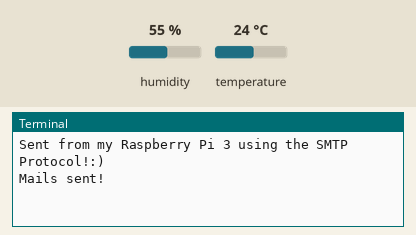
Bench run of a program on a simulated Raspberry Pi (BCM pin numbers). On the bench: the last lines printed to the terminal. Inputs (shaded band) come from the test bench; at power-on: humidity 55 %, temperature 24 °C. The clock reads 2024-03-15 10:24:30 at power-on unless the program sets it; requests to the public web service named in the program get a made-up reply in its usual format after 0.4 s (London, UTC, broken clouds, 64 % humidity, 1013 hPa unless stated); sending an e-mail succeeds after 1 s.

Above: at 16.2 s.
16.3 s: humidity set to 22 %
At 21.4 s:
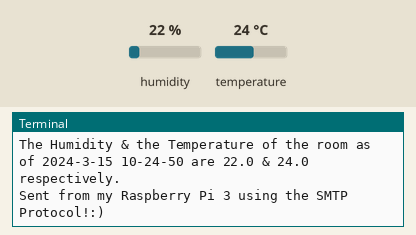
30.8 s: temperature set to 12 °C
At 38.64 s:
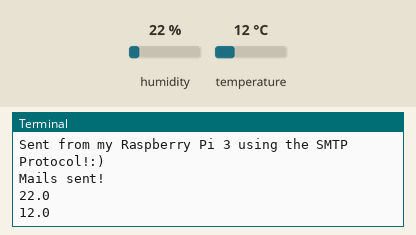
45.3 s: humidity set to 40 %
At 58.6 s:
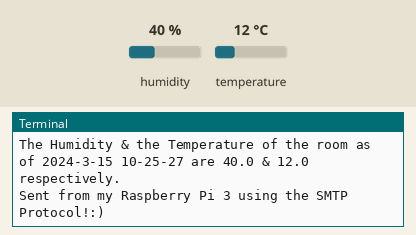
Timing chart, 0 to 60.1 s (numbered marks = the images above; inputs shaded):
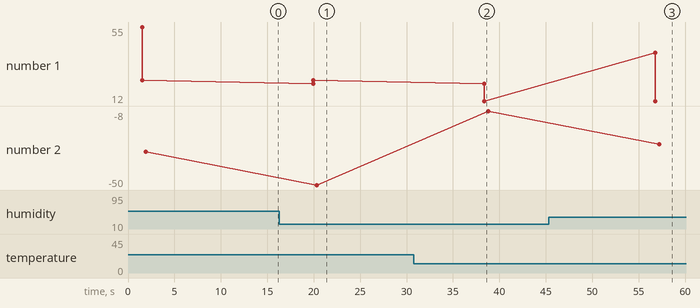

The program:

DHT11_LogMail.py
```python
import urllib2
import datetime
import time
import RPi.GPIO as gpio
import smtplib
import Adafruit_DHT

server = smtplib.SMTP('smtp.gmail.com',587) #_THE SMTP ADDRESS AND SMTP PORT NUMBER OF GMAIL.
server.starttls()

sensor =  Adafruit_DHT.DHT11
pin = 17

gpio.setwarnings(False)
gpio.setmode(gpio.BCM)

url = 'http://thingspeak.com/update?key=GFM3RV5ONCXID580'

while True:
    server = smtplib.SMTP('smtp.gmail.com',587) #_THE SMTP ADDRESS AND SMTP PORT NUMBER OF GMAIL.
    server.starttls()

    humidity,temperature = Adafruit_DHT.read_retry(sensor,pin)

    if humidity is not None and temperature is not None:
        print humidity
        print temperature

        myurl = url + '&field1=' + str(humidity) + '&field2=' + str(temperature)
        response = urllib2.urlopen(myurl)

        print 'Sending the Mail...'

        server.login('actest344@gmail.com','@ChoppyPi3')

        tuday = datetime.datetime.today()
        mytime = datetime.datetime.now()

        mymsg = str('The Humidity & the Temperature of the room as of '+str(tuday.year)+'-'+str(tuday.month)+'-'+str(tuday.day)+' '+str(mytime.hour)+'-'+str(mytime.minute)+'-'+str(mytime.second)+' are '+str(humidity) + ' & '+str(temperature) + ' respectively.' + '\n' +'Sent from my Raspberry Pi 3 using the SMTP Protocol!:)')
        print mymsg

        sarde = str ('\n10 la 2.. 10 la 2.. 10 la 2 SARDE,SARDE,SARDE,SARDE,SARDE!!!')

        server.sendmail('actest344','abolishastri@gmail.com',mymsg+sarde)
        server.sendmail('actest344','shitalk8184@gmail.com',mymsg+sarde)
        server.sendmail('actest344','tanvigupte.13@gmail.com',mymsg)
        server.sendmail('actest344','ritusarwade@gmail.com',mymsg+sarde)

        server.quit()

        print 'Mails sent!'

        time.sleep(15)
```

Measured:
- after the input at 16.3 s, the terminal: prints a new line after 3.7 s (image 1)
- after the input at 30.8 s, the terminal: prints a new line after 7.6 s (image 2)
- after the input at 45.3 s, the terminal: prints a new line after 11.5 s (image 3)
- plotted number 1: 24 → 12 after the input at 30.8 s
